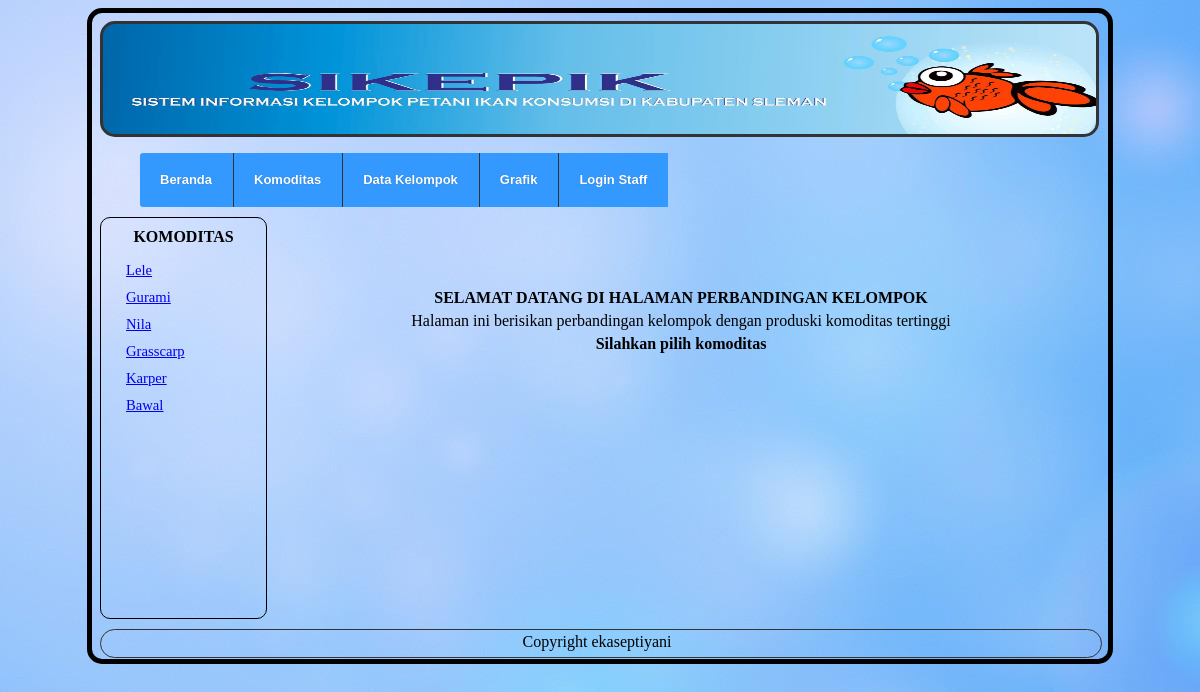
Before: /index-1.php with the older database file.
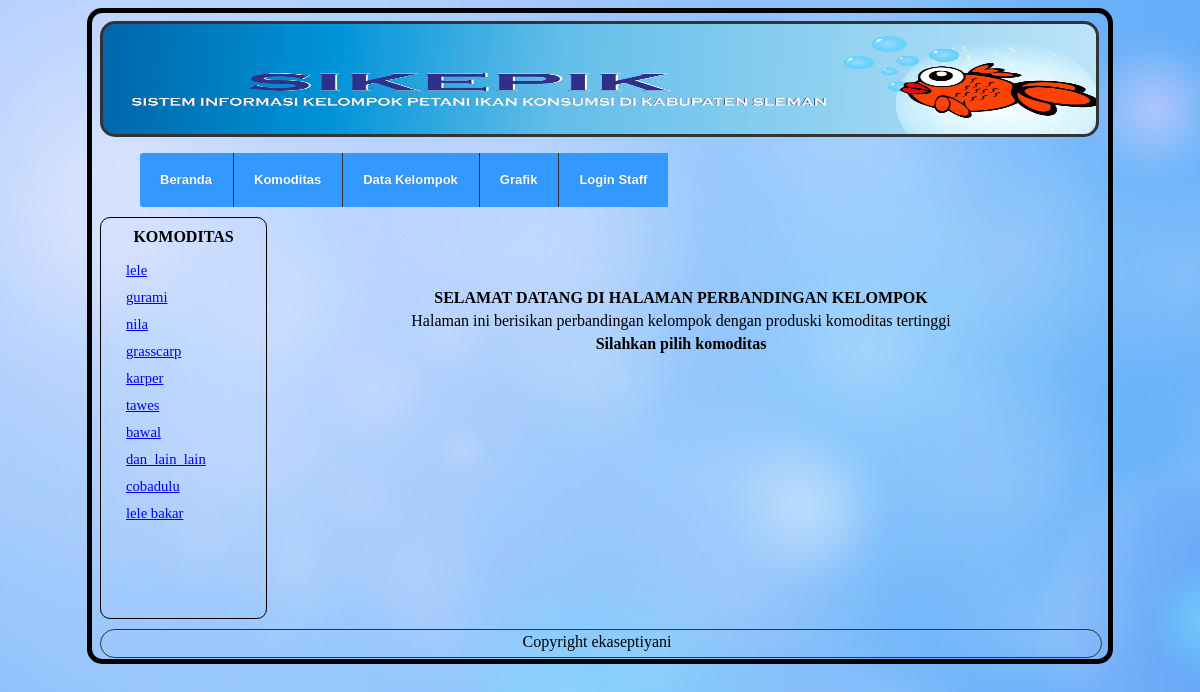
After: the same page with the newer database file.
### tables this page shows
CREATE TABLE IF NOT EXISTS `komoditas` (
`id_komoditas` int(11) NOT NULL,
  `nama` varchar(120) NOT NULL
);

### index-1.php (the view, shortened to what this page needs)
<!DOCTYPE html>
<html>
    <head>
        <link rel="stylesheet" type="text/css" href="style.css" />
  </head>
  <body>
      <div id="kanvas">
          <div id="header"></div>
           <div id="menu">
              <ul class ="nav">
                  <li><a href="index.php">Beranda</a></li>
                  <li><a href="index-1.php">Komoditas</a></li>
                  <li><a href="index-2.php">Data Kelompok</a></li>
				  <li><a href="grafik.php">Grafik</a></li>
                  <li><a href="../sikepik/admin/index.php">Login Staff</a></li>
              </ul>
          </div>
          <div id="komoditas">
              <div class="isibar">
                  <center>KOMODITAS</center>
              <ul>
				<?php
					$sql_kom = "select * from komoditas";
					$sql_kom_exec = mysql_query($sql_kom);
					while($kom = mysql_fetch_assoc($sql_kom_exec)){
						echo '<li><a href="index-1.php?id='.$kom['id_komoditas'].'">'. $kom['nama'] .'</a></li>';
					}
				?>
				</ul>
              </div>
          </div>
          <div id="perbandingan"> </br></br></br>
		  <center><strong>	<a>	SELAMAT DATANG DI HALAMAN PERBANDINGAN KELOMPOK </strong></br>
								Halaman ini berisikan perbandingan kelompok dengan produski komoditas tertinggi</br>
								<strong>Silahkan pilih komoditas</center></strong>
          </div>
          <div id="footer">
              <div class=""><center>Copyright ekaseptiyani &nbsp;
</div>
          </div>
      </div>
  </body>
</html>

### style.css (style rules this page uses)
body { background: url(img/biru.jpg); }
#kanvas { width : 1000px; height : 630px; margin : 0 auto; padding : 8px; border : solid 5px black ; -moz-border-radius: 15px; -khtml-border-radius: 15px; -webkit-border-radius: 15px; border-radius: 15px; line-height: 23px; }
#header { width : 963px; height : 80px; background-color : ; background-image: url("img/header.png"); background-size: 1000px 110px; background-repeat: no-repeat; border : solid 3px #333; padding: 15px; -moz-border-radius: 15px; -khtml-border-radius: 15px; -webkit-border-radius: 15px; border-radius: 15px; margin: 0; line-height: 23px; color: black; }
#menu { width : 975px; height : 70px; background-color :; margin-top : 0 auto; padding : ; float : left; border : ; color: black; }
.isibar { font : bold 13pt cambria; margin : 10px ; overflow-y: ; overflow-x: hidden; font : bold 12pt cambria; weight: 360px; height: 370px; font : 12px; }
.isibar ul { margin-left : -25px; }
.isibar ul li { font : normal normal 11pt cambria; list-style : none; padding-bottom : 10px; }
#footer { width : 1000px; height : 27px; background-color : ; border : solid 1px #333; margin-top : 10px; -moz-border-radius: 15px; -khtml-border-radius: 15px; -webkit-border-radius: 15px; border-radius: 15px; line-height: 23px; float : center; }
#komoditas { width : 165px; height : 400px; background-color : ; margin-top : 10px; margin-right : 10px; float : left; font : 12px; -moz-border-radius: 10px; -khtml-border-radius: 10px; -webkit-border-radius: 10px; border-radius: 10px; line-height: 18px; border : solid 1px black; }
#perbandingan { width : 808px; height : 400px; background-color : ; margin-top : 10px; float : left; -moz-border-radius: 15px; -khtml-border-radius: 15px; -webkit-border-radius: 15px; border-radius: 15px; line-height: 23px; }
ul { list-style: none; }
body { font-family: 'cambria', serif; }
.nav a { text-decoration: none; }
.nav li { list-style: none; }
.nav { display: inline-block; position: relative; cursor: default; z-index: 500; }
.nav > li { display: block; float: left; }
.nav > li > a { position: relative; display: block; z-index: 510; height: 54px; padding: 0 20px; line-height: 54px; font-family: Helvetica, Arial, sans-serif; font-weight: bold; font-size: 13px; color: #ffffff; text-shadow: 0 0 1px rgba(0,0,0,.35); background: #3399ff; border-left: 1px solid #333333; border-right: 1px solid #3399ff; -webkit-transition: all .3s ease; -moz-transition: all .3s ease; -o-transition: all .3s ease; -ms-transition: all .3s ease; transition: all .3s ease; }
.nav > li:first-child > a { border-radius: 3px 0 0 3px; border-left: none; }

Changed rows visible on the page:
changed komoditas: nama "Lele" → "lele"
changed komoditas: nama "Gurami" → "gurami"
changed komoditas: nama "Nila" → "nila"
changed komoditas: nama "Grasscarp" → "grasscarp"
changed komoditas: nama "Karper" → "karper"
added komoditas: nama "tawes"
changed komoditas: nama "Bawal" → "bawal"
added komoditas: nama "dan_lain_lain"
added komoditas: nama "cobadulu"
added komoditas: nama "lele bakar"
